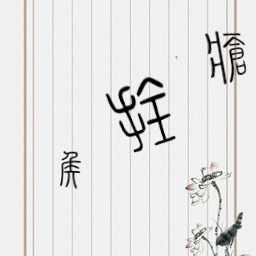
#> input picture image_test/0.png, 256 x 256 px
$ python -i quality_impl.py   (imports and definitions only)   (older library calls are emulated)
#> lines starting #> are read from the running program, lines starting #| are printed output that depends on the picture
"""
image_quality.py
图像质量评估 —— 无监督诊断，不修复
"""

import cv2
import numpy as np


def assess_image_quality(img_rgb: np.ndarray) -> dict:
    """无监督评估图像劣化程度，返回各畸变评分（0~1，越高越严重）。"""
    gray = cv2.cvtColor(img_rgb, cv2.COLOR_RGB2GRAY).astype(np.float32)
    gray_uint8 = gray.astype(np.uint8)
    h, w = gray.shape
#> h = 256; w = 256

    # 1. 泛黄：LAB B 通道偏离中性灰的程度
    lab = cv2.cvtColor(img_rgb, cv2.COLOR_RGB2LAB)
#> lab: shape (256, 256, 3); mean of channels 0, 1, 2 230.7, 128.2, 128.6
    b_mean = float(np.mean(lab[..., 2]))
#> b_mean = 128.6
    yellow_score = float(np.clip(abs(b_mean - 128) / 40.0, 0, 1))
#> yellow_score = 0.0155

    # 2. 褪色：灰度标准差越低，对比度越低
    gray_std = float(np.std(gray))
#> gray_std = 38.97
    fade_score = float(np.clip((85 - gray_std) / 60.0, 0, 1))
#> fade_score = 0.767

    # 3. 噪声：中值滤波残差
    denoised = cv2.medianBlur(gray_uint8, 3)
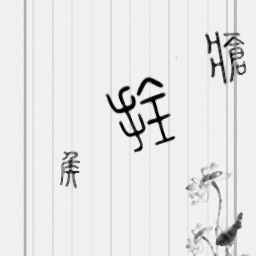
#> denoised: shape (256, 256); min 0, max 244, mean 229.4
    residual = np.abs(gray - denoised.astype(np.float32))
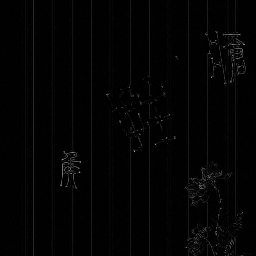
#> residual: shape (256, 256) float32; min 0, max 179, mean 3.1
    noise_pixels = float(np.sum(residual > 30))
#> noise_pixels = 1271
    noise_score = float(np.clip(noise_pixels / (h * w) * 25, 0, 1))
#> noise_score = 0.485

    # 4. 模糊：拉普拉斯方差
    laplacian_var = float(cv2.Laplacian(gray_uint8, cv2.CV_64F).var())
#> laplacian_var = 1572.8
    blur_score = float(np.clip((100 - laplacian_var) / 100, 0, 1))
#> blur_score = 0

    # 综合评分（加权）
    overall = float(np.clip(
        0.35 * yellow_score + 0.25 * fade_score +
        0.25 * noise_score + 0.15 * blur_score,
        0, 1
    ))
#> overall = 0.318

    return {
        "yellow": round(yellow_score, 3),
        "fade": round(fade_score, 3),
        "noise": round(noise_score, 3),
        "blur": round(blur_score, 3),
        "overall": round(overall, 3),
    }

>>> import cv2
>>> picture = cv2.cvtColor(cv2.imread('../../../image_test/0.png'), cv2.COLOR_BGR2RGB)
>>> result = assess_image_quality(picture)
#> result = {'yellow': 0.015, 'fade': 0.767, 'noise': 0.485, 'blur': 0, 'overall': 0.318}

$ run again, on image_test/test.png
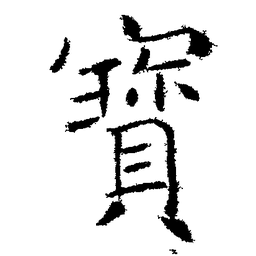
#> input picture image_test/test.png, 256 x 256 px
#> picture is the input picture: shape (256, 256, 3); min 0, max 255, mean 228.3
#> lab: shape (256, 256, 3); mean of channels 0, 1, 2 228.5, 128, 128
#> b_mean = 128
#> yellow_score = 0
#> gray_std = 74.99
#> fade_score = 0.167
#> in assess_image_quality, `residual = np.abs(gray - denoised.astype(np.float32))`:
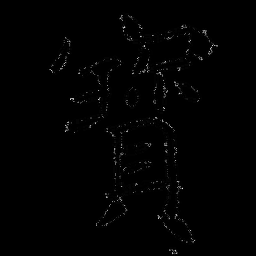
#> residual: shape (256, 256) float32; min 0, max 229, mean 1.7
#> noise_pixels = 1053
#> noise_score = 0.402
#> laplacian_var = 3533.4
#> blur_score = 0
#> overall = 0.142
#> result = {'yellow': 0, 'fade': 0.167, 'noise': 0.402, 'blur': 0, 'overall': 0.142}
